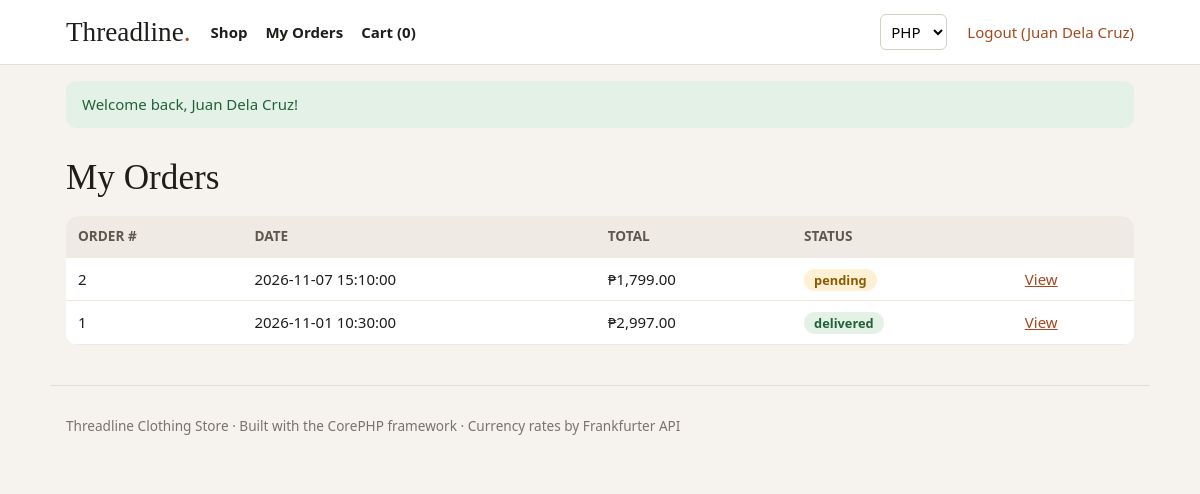
Page /orders (signed in) on the committed database.
### tables this page shows
CREATE TABLE orders (
    id         INT AUTO_INCREMENT PRIMARY KEY,
    user_id    INT NOT NULL,
    total      DECIMAL(10,2) NOT NULL,
    address    VARCHAR(255) NOT NULL,
    phone      VARCHAR(20) NOT NULL,
    status     ENUM('pending','shipped','delivered','cancelled') NOT NULL DEFAULT 'pending',
    created_at DATETIME NOT NULL DEFAULT CURRENT_TIMESTAMP,
    FOREIGN KEY (user_id) REFERENCES users(id)
);

### app/helpers.php (called while the page is built, shortened)
<?php
function db()
{
    return Database::connect($GLOBALS['config']['database']);
}
function view($name, $data = [])
{
    extract($data);
    require __DIR__ . '/Views/' . $name . '.php';
    require __DIR__ . '/Views/layout.php';
    return new Response(ob_get_clean());
}
function e($text)
{
    return htmlspecialchars((string) $text, ENT_QUOTES, 'UTF-8');
}
function current_user()
{
    return $_SESSION['user'] ?? null;
}
function peso($amount)
{
    return '₱' . number_format($amount, 2);
}

### app/Controllers/OrderController.php (called while the page is built, shortened)
<?php
class OrderController
{
    public function index($request)
    {
        return view('orders/index', ['orders' => Order::forUser(current_user()['id'])]);
    }
}

### public/index.php (called while the page is built, shortened)
<?php
require_once __DIR__ . '/../core/Database.php';
$request = new Request();
$router = new Router();
$router->dispatch($request);

### core/Database.php (called while the page is built)
<?php
class Database
{
    private static $connection = null;
    public static function connect($config)
    {
        if (self::$connection === null) {
            self::$connection = new PDO(
                "mysql:host={$config['host']};dbname={$config['name']}",
                $config['username'],
                $config['password']
            );
            self::$connection->setAttribute(
                PDO::ATTR_ERRMODE,
                PDO::ERRMODE_EXCEPTION
            );
        }
        return self::$connection;
    }
}

### app/Models/Order.php (called while the page is built, shortened)
<?php
class Order
{
    public static function forUser($userId)
    {
        $stmt = db()->prepare('SELECT * FROM orders WHERE user_id = ? ORDER BY id DESC');
        $stmt->execute([$userId]);
        return $stmt->fetchAll(PDO::FETCH_ASSOC);
    }
}

### app/Views/orders/index.php (the view)
<h1>My Orders</h1>
<?php if (!$orders): ?>
    <p class="box">You have no orders yet.</p>
<?php else: ?>
    <table class="table">
        <tr><th>Order #</th><th>Date</th><th>Total</th><th>Status</th><th></th></tr>
        <?php foreach ($orders as $o): ?>
            <tr>
                <td><?= $o['id'] ?></td>
                <td><?= e($o['created_at']) ?></td>
                <td><?= peso($o['total']) ?></td>
                <td><span class="status <?= e($o['status']) ?>"><?= e($o['status']) ?></span></td>
                <td><a href="/order?id=<?= $o['id'] ?>">View</a></td>
            </tr>
        <?php endforeach; ?>
    </table>
<?php endif; ?>

### public/assets/css/style.css (style rules this page uses)
* { box-sizing: border-box; }
body { margin: 0; background: #f6f3ee; color: #1f1d1a; font-family: "Segoe UI", Arial, sans-serif; font-size: 15px; line-height: 1.5; }
a { color: #a5481f; }
h1, h2 { font-family: Georgia, "Times New Roman", serif; font-weight: normal; }
h1 { font-size: 2.2rem; margin: 24px 0 12px; }
.table { width: 100%; border-collapse: collapse; background: #fff; border-radius: 12px; overflow: hidden; margin-bottom: 16px; }
.table th, .table td { padding: 10px 12px; border-bottom: 1px solid #eee8df; text-align: left; vertical-align: middle; }
.table th { background: #efebe4; font-size: 0.85rem; text-transform: uppercase; color: #5f584f; }
.status { padding: 2px 10px; border-radius: 999px; font-size: 0.8rem; font-weight: 700; background: #efebe4; }
.status.pending { background: #fdf0d5; color: #8a5a00; }
.status.delivered { background: #e3f1e7; color: #24613a; }

### rows in the picture
orders: id "2", created_at "2026-11-07 15:10:00", total "₱1,799.00", status "pending"
orders: id "1", created_at "2026-11-01 10:30:00", total "₱2,997.00", status "delivered"

### other values in the picture
Cart::count() "0"
$user['name'] "Juan Dela Cruz"
$_SESSION['flash']['message'] "Welcome back, Juan Dela Cruz!"
form field currency "PHP"
